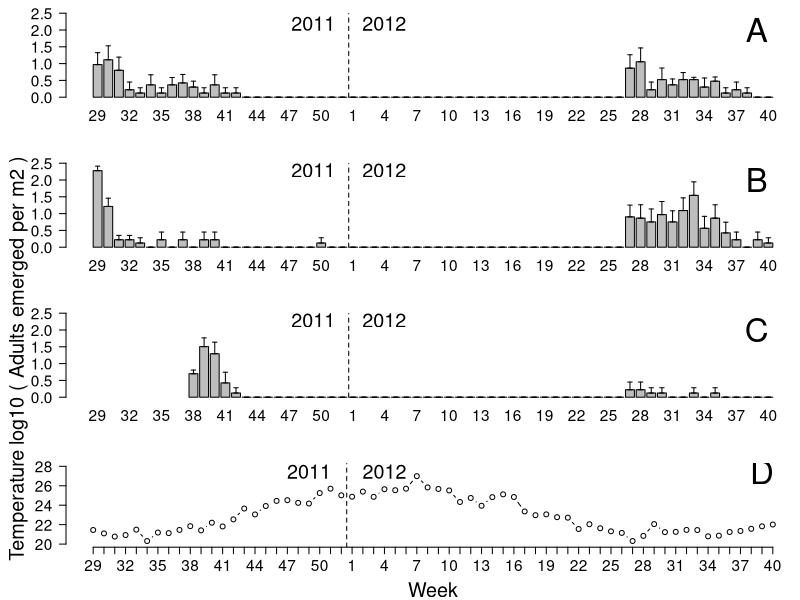

Source code (R):
# 8 avril 2013

# ANALYSE DES DONNEES D EMERGENCE D ADULTES DE CECIDOMYIE SOUS LES TENTES DE LA
# PARCELLE TEMOIN DU CPEA

data.df <- read.table("data1.txt", header=T, sep="\t")
meteo.df <- read.table("data1_meteo.txt", header=T, sep="\t")

data.df$Date <- as.Date(data.df$Date,"%d/%m/%Y")

# "Date"      "Piege"     "Nbad"      "Bourgeons" "FlorC"     "FlorD"     "FlorE"
# [8] "FlorF"     "FlorG"     "VegC"      "VegD"      "VegE"
#[13] "VegF"      "VegG"

# Moment de mise en place du piege
# 1ere lettre du numero du piege

data.df$Intro <- substr(data.df$Piege,1,1)


# Supprime les lignes avec NA dans Nbad
res <- which(is.na(data.df$Nbad)==T)
data.df <- data.df[-res,]





library(gplots)     # pour barplot2

# Rajoute Colonne Semaine
data.df$Sem <- cut(data.df$Date,"week",labels=FALSE)

# Faire un dataframe a l echelle de la semaine
data2.df <- aggregate(data.df$Nbad, 
                      list(data.df$Piege, data.df$Sem, data.df$Intro),
                      sum,
                      simplify=F)
data2.df <- as.data.frame(data2.df)
names(data2.df) <- c("Piege", "Sem", "Intro", "Nbad")
data2.df$Sem <- as.factor(data2.df$Sem)
data2.df$Nbad <- as.numeric(data2.df$Nbad)


# Donnees de temperatures du CPEA
meteo.df[,1] <- as.Date(meteo.df[,1], format="%d/%m/%Y")
meteo.df$an <- as.factor(meteo.df$an)
# pour Saint-Paul au lyc?e agricole  LEGTA
XX <- meteo.df[meteo.df$lieu=="LEGTA",]
# Rajoute une colonne semaine
XX$sem <- cut(XX$date,"week",labels=FALSE) + 21
XX$sem <- factor(XX$sem)
# Temperature moyenne hebdomadaire
mXX <- tapply(XX$tempm, XX$sem, mean, na.rm=T)
nXX <- tapply(XX$tempn, XX$sem, mean, na.rm=T)
xXX <- tapply(XX$tempx, XX$sem, mean, na.rm=T)
rXX <- tapply(XX$rr, XX$sem, sum, na.rm=T)



################################################# Graphique avec des barplots




#tiff(filename = "test.tif", width = 2400, height = 1600,
#     units = "px", pointsize = 12,
#     compression = "lzw",
#     bg = "white", res = 300,
#     restoreConsole = TRUE)




par(mfrow=c(4,1),mar=c(4,5,1,0),cex.axis=1.4,cex.lab=1.8,las=1,oma=c(0,0,0,0))


# Piege sans inflorescence ni pousse vegetative recente
m  <- tapply(data2.df[data2.df$Intro=="A",]$Nbad,data2.df[data2.df$Intro=="A",]$Sem,mean)
sd <- tapply(data2.df[data2.df$Intro=="A",]$Nbad,data2.df[data2.df$Intro=="A",]$Sem,sd)
sd <- replace(rep(0,max(as.numeric(names(sd)))), as.numeric(names(sd)), sd)
test <- replace(rep(0,max(as.numeric(names(m)))), as.numeric(names(m)), m)
names(test) <-  c(29:52,1:52)[1:length(test)]

barplot2(log10(test+1),plot.ci=T,ci.u=log10(test+sd+1),ci.l=log10(test+1),xlab="",ylab="",ylim=c(0,2.5))
text(75,2,"A",cex=3)
abline(v=29,lty=2)
text(25,2.2,"2011",cex=1.8)
text(33,2.2,"2012",cex=1.8)

# Piege avec inflorescences infestees en juillet
m  <- tapply(data2.df[data2.df$Intro=="B",]$Nbad,data2.df[data2.df$Intro=="B",]$Sem,mean)
sd <- tapply(data2.df[data2.df$Intro=="B",]$Nbad,data2.df[data2.df$Intro=="B",]$Sem,sd)
sd <- replace(rep(0,max(as.numeric(names(sd)))),as.numeric(names(sd)),sd)
test <- replace(rep(0,max(as.numeric(names(m)))),as.numeric(names(m)),m)
names(test) <-  c(29:52,1:52)[1:length(test)]

          barplot2(log10(test+1),plot.ci=T,ci.u=log10(test+sd+1),ci.l=log10(test+1),xlab="",ylab="",ylim=c(0,2.5))
text(75,2,"B",cex=3)
par(las=0)
mtext("log10 ( Adults emerged per m2 )                          ",2,outer=T,adj=1,line=-2,cex=1.2)
par(las=1)
abline(v=29,lty=2)
text(25,2.3,"2011",cex=1.8)
text(33,2.3,"2012",cex=1.8)


# Piege avec inflorescences infestees en septembre
m  <- tapply(data2.df[data2.df$Intro=="C",]$Nbad,data2.df[data2.df$Intro=="C",]$Sem,mean)
sd <- tapply(data2.df[data2.df$Intro=="C",]$Nbad,data2.df[data2.df$Intro=="C",]$Sem,sd)
sd <- replace(rep(0,max(as.numeric(names(sd)))),as.numeric(names(sd)),sd)
test <- replace(rep(0,max(as.numeric(names(m)))),as.numeric(names(m)),m)
names(test) <-  c(29:52,1:52)[1:length(test)]

          barplot2(log10(test+1),plot.ci=T,ci.u=log10(test+sd+1),ci.l=log10(test+1),xlab="",ylab="",ylim=c(0,2.5))
text(75,2,"C",cex=3)
abline(v=29,lty=2)
text(25,2.3,"2011",cex=1.8)
text(33,2.3,"2012",cex=1.8)

plot(mXX[8:71],type="b",ylim=c(20,28),xaxt="n",xlab="Week",bty="n",ylab="Temperature")
axis(1,at=1:64,labels=as.character(c(29:52,1:40)))
abline(v=24.5,lty=2)
text(21,27.5,"2011",cex=1.8)
text(28,27.5,"2012",cex=1.8)
text(63,27.4,"D",cex=3)
